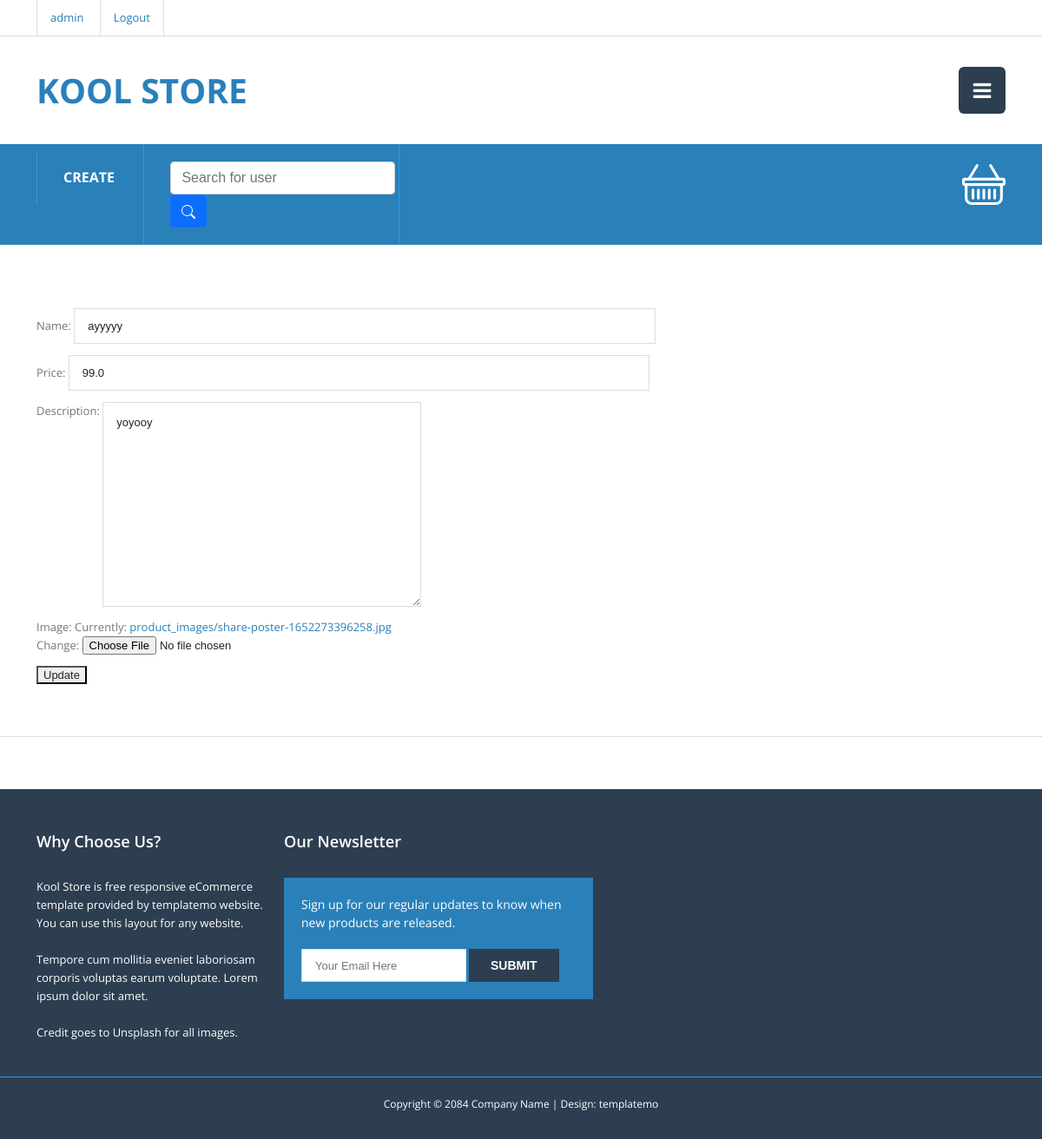
The page /4/update/ (signed in) on the database its author committed.
### product/models.py (models this page shows, shortened)
class Product(models.Model):
    name = models.CharField(max_length=44)
    price = models.FloatField()
    description = models.TextField()
    image = models.ImageField(upload_to='product_images/', null=True)
    date_added = models.DateTimeField(auto_now_add=True)
    seller = models.ForeignKey(Customer, on_delete=models.CASCADE, related_name='products')

### product/views.py (the view, shortened to what this page needs)
# urls.py: path('<int:pk>/update/', views.ProductUpdateView.as_view(), name='product-update'),
class ProductUpdateView(LoginRequiredMixin, UpdateView):
    model = Product
    template_name = 'product/product_update.html'
    form_class = ProductCreateForm

### product/forms.py
class ProductCreateForm(ModelForm):
    class Meta:
        model = Product
        fields = [
            'name',
            'price',
            'description',
            'image'
        ]

### product/templates/product/product_update.html (shortened to what this page needs)
{% extends 'base.html' %}
{% load static %}
{% block content %}
<div class="content-section">
  <div class="container">
    <div class="row">
      <form action="" method="post" enctype="multipart/form-data">
        {{ form.as_p }}
        <button type="submit">Update</button>
      </form>
    </div>
  </div>
</div>
{% endblock content %}

### templates/header.html (shortened to what this page needs)
<header class="site-header">
    <div class="top-header">
        <div class="container">
            <div class="row">
                <div class="col-md-6 col-sm-6">
                    <div class="top-header-left">
                        {% if user.is_authenticated %}
                            <a href="{% url 'user:customer-details' user.pk %}">{{ request.user.username }}</a>
                            <a href="{% url 'user:logout' %}">Logout</a>
                        {% else %}
                        <a href="">Sign Up</a>
                        <a href="{% url 'user:login' %}">Log In</a>
                        {% endif %}
                    </div>
                </div>
            </div>
        </div>
    </div>
    <div class="main-header">
        <div class="container">
            <div class="row">
                <div class="col-md-4 col-sm-6 col-xs-8">
                    <div class="logo">
                        <h1><a href="{% url 'product:main-page' %}">Kool Store</a></h1>
                    </div>
                </div>
                <div class="col-md-8 col-sm-6 col-xs-4">
                    {% if user.is_authenticated %}
                    <div class="main-menu">
                        <a href="#" class="toggle-menu">
                            <i class="fa fa-bars"></i>
                        </a>
                        {% endif %}
                    </div>
                </div>
            </div>
        </div>
    </div>
    <div class="main-nav">
        <div class="container">
            <div class="row">
                <div class="col-md-6 col-sm-7">
                    <div class="list-menu">
                        <ul>
                            <li><a href="{% url 'product:product-create' %}">Create</a></li>
                            <li>
                                <div class="input-group rounded">
                                    <form action="{% url 'user:customer-search' %}">
                                        <input type="search" class="form-control rounded" placeholder="Search for user" name="user_search" aria-label="Search" aria-describedby="search-addon" />
                                        <button type="submit" class="btn btn-primary">
                                        </button>
                                    </form>
                                </div>
                            </li>
                        </ul>
                    </div>
                </div>
                <div class="col-md-6 col-sm-5">
                        <div class="notification">
                            <a href="{% url 'product:basket' %}">
                            </a>
                        </div>
                </div>
            </div>
        </div>
    </div>
</header>

### static/css/templatemo-style.css (style rules this page uses)
html, button, input, select, textarea { color: #222; }
textarea { resize: vertical; }
.top-header .social-icons ul, .main-header .main-menu ul.menu, .main-nav .list-menu ul, ul.product-buttons, ul.follow-us { padding: 0; margin: 0; list-style: none; }
form input[type="text"], form input[type="email"], form input[type="number"], form input[type="password"] { background: #fff; border: 1px solid #fff; padding: 7px 10px; width: 60%; }
html, body { font-size: 100%; width: 100%; height: 100%; -webkit-font-smoothing: antialiased; -moz-osx-font-smoothing: grayscale; vertical-align: baseline; }
body { font: 13px/21px "Open Sans", Arial, sans-serif; color: #777777; background-color: white; overflow-x: hidden; font-style: normal; }
a { color: #2a80b9; text-decoration: none !important; -webkit-transition: all 200ms ease-in; -moz-transition: all 200ms ease-in; -ms-transition: all 200ms ease-in; -o-transition: all 200ms ease-in; transition: all 200ms ease-in; }
h1, h2, h3, h4, h5, h6 { font-family: "Open Sans", Arial, sans-serif; color: #2a3f52; font-weight: 700; }
h1 { font-size: 2.6em; }
*, *:before, *:after { -moz-box-sizing: border-box; -webkit-box-sizing: border-box; box-sizing: border-box; }
.top-header { border-bottom: 1px solid #dddddd; }
.top-header .top-header-left a { border-left: 1px solid #dddddd; padding: 10px 15px; display: inline-block; }
.top-header .top-header-left a:last-child { border-right: 1px solid #dddddd; }
.main-header { padding: 35px 0; }
.main-header .logo h1 { margin: 4px 0 0 0; font-size: 3em; text-transform: uppercase; }
.main-header .main-menu { text-align: right; height: 54px; position: relative; }
.main-header .main-menu a.toggle-menu { float: right; width: 54px; height: 54px; display: block; text-align: center; line-height: 54px; background-color: #2d3e50; color: white; font-size: 24px; position: absolute; right: 0; z-index: 7; -webkit-backface-visibility: hidden; backface-visibility: hidden; -webkit-border-radius: 6px; border-radius: 6px; background-clip: padding-box; }
.main-nav { background-color: #2a80b9; color: white; }
.main-nav a { color: white; }
.main-nav .list-menu ul li { display: inline-block; padding: 20px 30px; border-left: 1px solid #3598db; }
.main-nav .list-menu ul li:last-child { border-right: 1px solid #3598db; }
.main-nav .list-menu ul li a { font-size: 16px; text-transform: uppercase; font-weight: 700; }
.main-nav .notification { text-align: right; padding-top: 20px; }
.content-section { margin: 60px 0; border-bottom: 1px solid #dddddd; padding-bottom: 60px; }
form input[type="text"], form input[type="email"], form input[type="number"], form input[type="password"], textarea { background: #fff; border: 1px solid #ddd; padding: 12px 15px; }

### rows shown on the page
Product: name "ayyyyy", price "99.0", description "yoyooy"

### other values the page prints
{{ request.user.username }} "admin"
